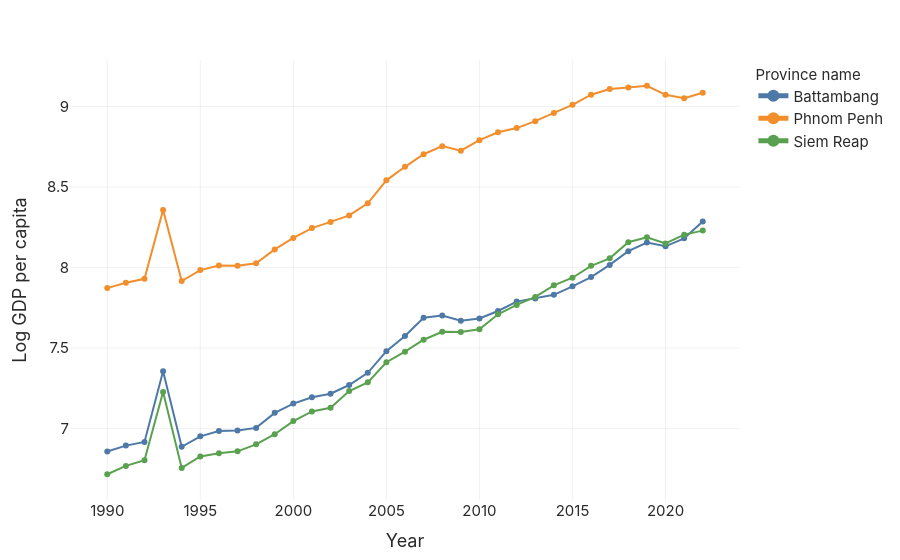

This figure's notebook cell:
### Markdown cell above
Average paths of four contrasting provinces: the capital, the tourism hub around Angkor, the north-western rice bowl, and the remote north-east.

### Code cell
four = df[df["province"].isin(["Phnom Penh", "Siem Reap", "Battambang", "Ratanak Kiri"])]
ex.explore_trend_plot_by_group(four, group_var="province", var="ln_y").fig

### Figure 1 — Plotly figure (JSON) as saved in the notebook; plotly's stock layout.template omitted (floating-point values rounded to 4 significant figures)
{"data": [{"hovertemplate": "Province name=%{fullData.name}<br>Year=%{x}<br>mean=%{y:.4g}<extra></extra>", "line": {"color": "#4E79A7"}, "mode": "lines+markers", "name": "Battambang", "type": "scatter", "x": [1990, 1991, 1992, 1993, 1994, 1995, 1996, 1997, 1998, 1999, 2000, 2001, 2002, 2003, 2004, 2005, 2006, 2007, 2008, 2009, 2010, 2011, 2012, 2013, 2014, 2015, 2016, 2017, 2018, 2019, 2020, 2021, 2022], "y": [6.857, 6.894, 6.916, 7.356, 6.887, 6.951, 6.985, 6.988, 7.004, 7.097, 7.155, 7.194, 7.216, 7.27, 7.346, 7.48, 7.574, 7.688, 7.702, 7.669, 7.684, 7.73, 7.788, 7.808, 7.83, 7.883, 7.94, 8.016, 8.101, 8.155, 8.131, 8.181, 8.285]}, {"hovertemplate": "Province name=%{fullData.name}<br>Year=%{x}<br>mean=%{y:.4g}<extra></extra>", "line": {"color": "#F28E2B"}, "mode": "lines+markers", "name": "Phnom Penh", "type": "scatter", "x": [1990, 1991, 1992, 1993, 1994, 1995, 1996, 1997, 1998, 1999, 2000, 2001, 2002, 2003, 2004, 2005, 2006, 2007, 2008, 2009, 2010, 2011, 2012, 2013, 2014, 2015, 2016, 2017, 2018, 2019, 2020, 2021, 2022], "y": [7.872, 7.905, 7.929, 8.356, 7.916, 7.984, 8.013, 8.011, 8.025, 8.112, 8.184, 8.245, 8.283, 8.323, 8.399, 8.541, 8.625, 8.703, 8.753, 8.725, 8.79, 8.839, 8.865, 8.908, 8.959, 9.01, 9.072, 9.108, 9.117, 9.128, 9.072, 9.05, 9.085]}, {"hovertemplate": "Province name=%{fullData.name}<br>Year=%{x}<br>mean=%{y:.4g}<extra></extra>", "line": {"color": "#59A14F"}, "mode": "lines+markers", "name": "Siem Reap", "type": "scatter", "x": [1990, 1991, 1992, 1993, 1994, 1995, 1996, 1997, 1998, 1999, 2000, 2001, 2002, 2003, 2004, 2005, 2006, 2007, 2008, 2009, 2010, 2011, 2012, 2013, 2014, 2015, 2016, 2017, 2018, 2019, 2020, 2021, 2022], "y": [6.716, 6.768, 6.803, 7.227, 6.755, 6.827, 6.847, 6.859, 6.902, 6.965, 7.046, 7.106, 7.129, 7.233, 7.287, 7.412, 7.477, 7.551, 7.601, 7.6, 7.616, 7.709, 7.768, 7.817, 7.889, 7.936, 8.01, 8.056, 8.156, 8.187, 8.149, 8.204, 8.229]}], "layout": {"hovermode": "x unified", "legend": {"title": {"text": "Province name"}}, "xaxis": {"title": {"text": "Year"}}, "yaxis": {"title": {"text": "Log GDP per capita"}}}}
